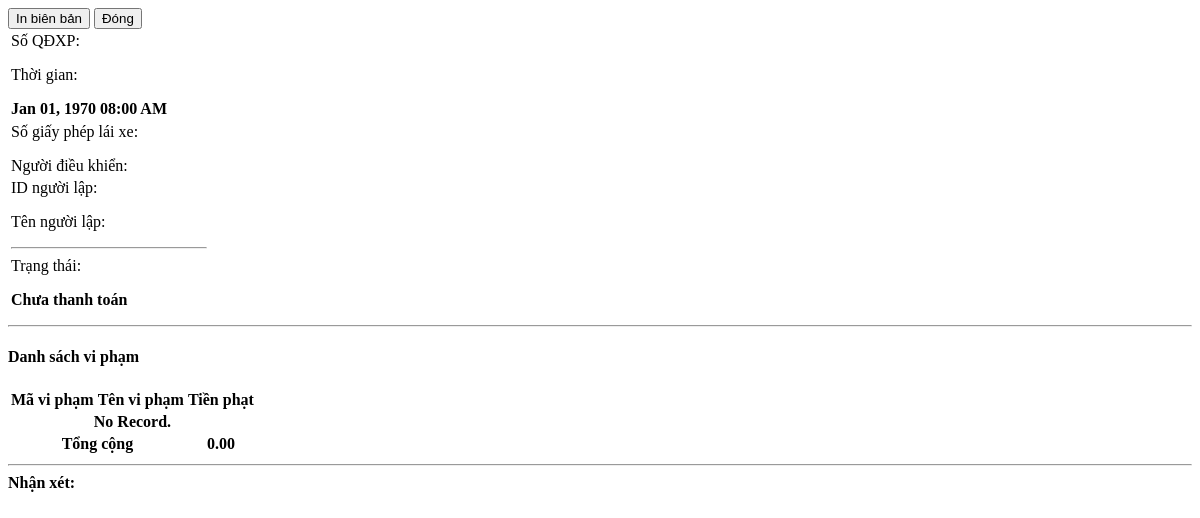
The page /admin/violations/view_details.php?id=57 on the database as committed earlier.
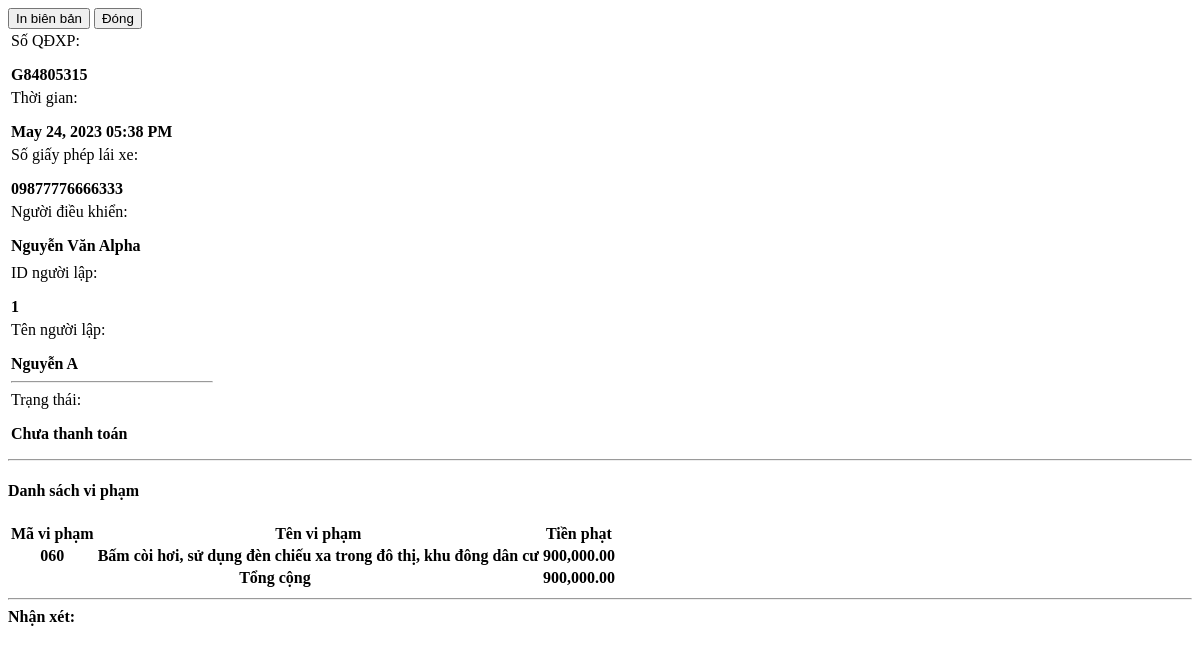
The same page on the database as committed later.
### tables this page shows
CREATE TABLE `violation_items` (
  `driver_violation_id` int(30) NOT NULL,
  `violation_id` int(30) DEFAULT NULL,
  `fine` float NOT NULL,
  `status` tinyint(1) NOT NULL DEFAULT 0 COMMENT '0=pending, 1=paid',
  `date_created` datetime NOT NULL DEFAULT current_timestamp()
);

CREATE TABLE `violations` (
  `id` int(30) NOT NULL,
  `code` varchar(50) NOT NULL,
  `name` text NOT NULL,
  `description` text NOT NULL,
  `min_fine` float NOT NULL,
  `max_fine` float NOT NULL,
  `law_id` int(30) NOT NULL,
  `fine` float NOT NULL,
  `status` tinyint(4) NOT NULL DEFAULT 1 COMMENT '0=Inactive, 1=Active',
  `date_created` datetime NOT NULL DEFAULT current_timestamp(),
  `date_updated` datetime DEFAULT NULL ON UPDATE current_timestamp()
);

### admin/violations/view_details.php (the view, shortened to what this page needs)
<?php
require_once('../../config.php');
if(isset($_GET['id']) && $_GET['id'] > 0){
    $qry2 = $conn->query("SELECT i.*,o.code,o.name from `violation_items` i inner join `violations` o on i.violation_id = o.id where i.driver_violation_id = '{$_GET['id']}' ");
    $violation_arr = array();
	if($qry2->num_rows > 0){
        while($row = $qry2->fetch_assoc()){
            $violation_arr[]=$row;
        }
    }
}
?>
<div class="container-fluid">
    <div class="w-100 d-flex justify-content-end mb-2">
        <button class="btn btn-flat btn-sm btn-default bg-lightblue" type="button" id="print"><i class="fa fa-print"></i> In biên bản</button>
        <button class="btn btn-flat btn-sm btn-default bg-black" data-dismiss="modal"><i class="fa fa-times"></i> Đóng</button>
    </div>
    <div class="border border-dark px-2 py-2" id="print_out">
        <table class="table boder-0">
            <tr class='boder-0'>
                <td width="80%" class='boder-0 align-bottom'>
                    <div class="row">
                        <div class="col-12">
                            <div class="row justify-content-between  w-max-100">
                                <div class="col-6 d-flex w-max-100">
                                    <label class="float-left w-auto whitespace-nowrap">Số QĐXP: </label>
                                    <p class="col-md-auto border-bottom px-2 border-dark w-100"><b><?php echo $ticket_no ?></b></p>
                                </div>
                                <div class="col-6 d-flex w-max-100">
                                    <label class="float-left w-auto whitespace-nowrap">Thời gian: </label>
                                    <p class="col-md-auto border-bottom px-2 border-dark w-100"><b><?php echo date("M d, Y h:i A",strtotime($date_created)) ?></b></p>
                                </div>
                            </div>
                            <div class="d-flex w-max-100">
                                <label class="float-left w-auto whitespace-nowrap">Số giấy phép lái xe:</label>
                                <p class="col-md-auto border-bottom border-dark w-100"><b><?php echo $license_id_no ?></b></p>
                            </div>
                            <div class="d-flex w-max-100">
                                <label class="float-left w-auto whitespace-nowrap">Người điều khiển:</label>
                                <p class="col-md-auto border-bottom border-dark w-100"><b><?php echo $driver ?></b></p>
                            </div>
                        </div>
                    </div>
                </td>
            </tr>
            <tr>
                <td colspan='2'>
                    <div class="d-flex w-max-100">
                        <label class="float-left w-auto whitespace-nowrap">ID người lập:</label>
                        <p class="col-md-auto border-bottom border-dark w-100"><b><?php echo $officer_id ?></b></p>
                    </div>
                    <div class="d-flex w-max-100">
                        <label class="float-left w-auto whitespace-nowrap">Tên người lập:</label>
                        <p class="col-md-auto border-bottom border-dark w-100"><b><?php echo $officer_name ?></b></p>
                    </div>
                    <hr>
                    <div class="d-flex w-max-100">
                        <label class="float-left w-auto whitespace-nowrap">Trạng thái:</label>
                        <p class=" border-bottom border-dark px-4"><b><?php echo ($status == 1) ? "Đã thanh toán" : "Chưa thanh toán" ?></b></p>
                    </div>
                </td>
            </tr>
        </table>
        <hr class='bg-dark border-dark'>
        <h4 class="text-center"><b>Danh sách vi phạm</b></h4>
        <table class='table table-stripped px-4'>
            <thead>
                <tr>
                    <th>Mã vi phạm</th>
                    <th>Tên vi phạm</th>
                    <th class="text-right">Tiền phạt</th>
                </tr>
            </thead>
            <tbody>
                <?php
                foreach($violation_arr as $row):
                ?>
                <tr>
                    <th><?php echo $row['code'] ?></th>
                    <th><?php echo $row['name'] ?></th>
                    <th class='text-right'><?php echo number_format($row['fine'],2) ?></th>
                </tr>
                <?php endforeach; ?>
                <?php if(count($violation_arr) <= 0): ?>
                <tr>
                    <th class="text-center" colspan="3">No Record.</th>
                </tr>
                <?php endif; ?>
            </tbody>
            <tfoot>
                <tr>
                    <th class='text-center' colspan="2">Tổng cộng</th>
                    <th class="text-right"><?php echo number_format($total_amount,2) ?></th>
                </tr>
            </tfoot>
        </table>
        <hr class="bg-dark border-dark">
        <b>Nhận xét:</b>
    </div>
</div>

Rows that differ between the two databases and show on the page:
added violation_items: violation.code "060", violation.name "Bấm còi hơi, sử dụng đèn chiếu xa trong đô thị, khu đông dân cư", fine "900,000.00"
Other text that changed with them:
$ticket_no: (not shown) → "G84805315"
date("M d, Y h:i A",strtotime($date_created)): "Jan 01, 1970 08:00 AM" → "May 24, 2023 05:38 PM"
$license_id_no: (not shown) → "09877776666333"
$driver: (not shown) → "Nguyễn Văn Alpha"
$officer_id: (not shown) → "1"
$officer_name: (not shown) → "Nguyễn A"
$total_amount: "0.00" → "900,000.00"
text no longer shown: "No Record."
